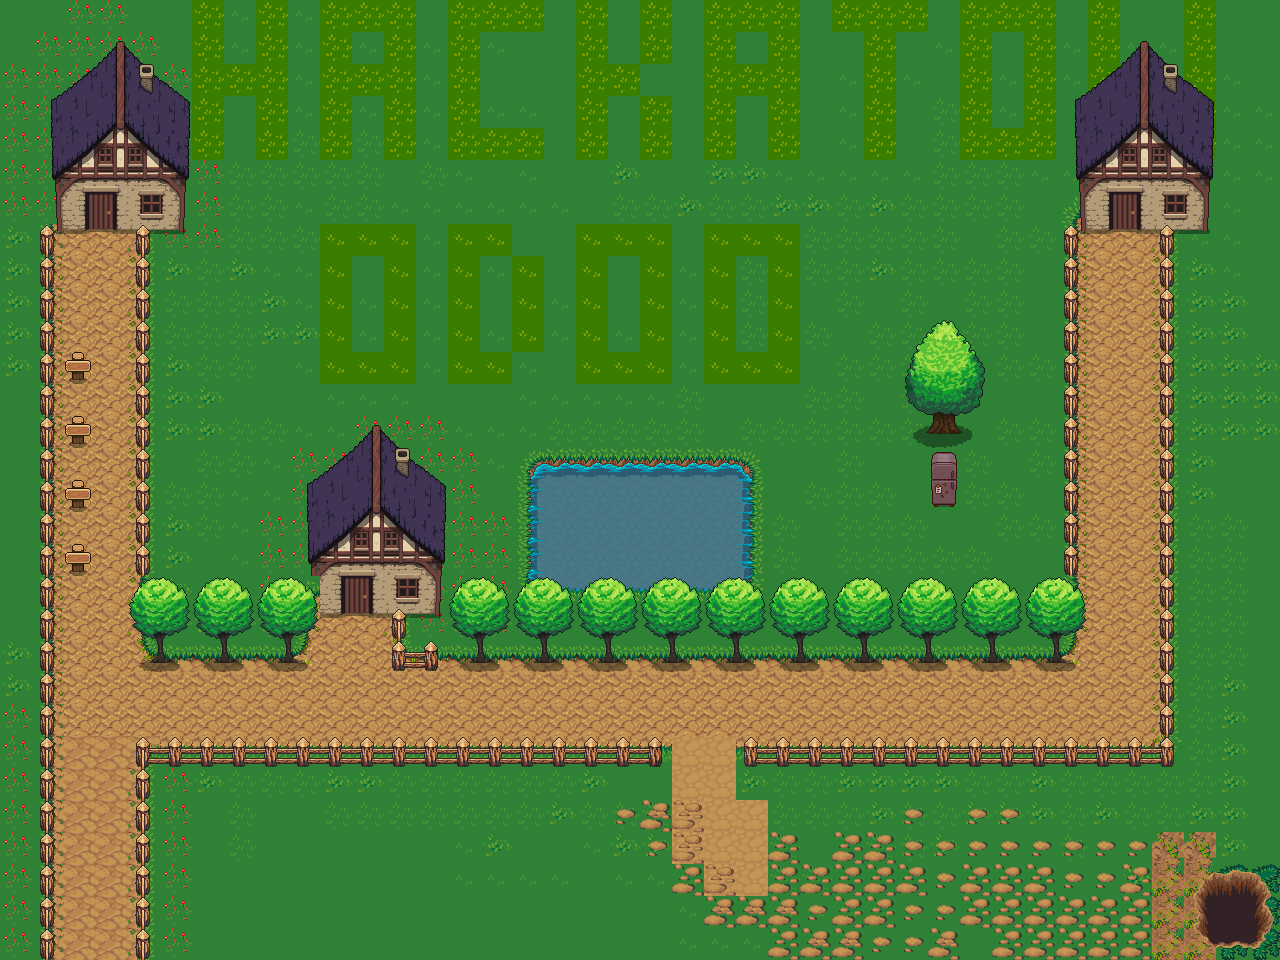

Tiled map render using the project's own tile images. Description and the map definition, with tile-layer contents summarised, below:
An orthogonal 40x30 tile map with 32x32 px tiles, 5 tile layers (Tile Layer 1, Tile Layer 2, Tile Layer 3, Tile Layer 4, ...), 11 tilesets and 37 objects (22x collision, 4x panel, player, enter_ice, class, ...).

<map version="1.10" tiledversion="1.10.0" orientation="orthogonal" renderorder="right-down" width="40" height="30" tilewidth="32" tileheight="32" infinite="0" nextlayerid="8" nextobjectid="64">
 <tileset firstgid="1" source="tiles.tsx" />
 <tileset firstgid="145" source="terrain_tiles_v2.tsx" />
 <tileset firstgid="305" source="fence_tiles.tsx" />
 <tileset firstgid="321" source="TopDownHouse_FurnitureState1.tsx" />
 <tileset firstgid="375" source="assets/tiles.tsx" />
 <tileset firstgid="519" source="interior.tsx" />
 <tileset firstgid="775" source="Outside_A2.tsx" />
 <tileset firstgid="967" source="Outside_A5.tsx" />
 <tileset firstgid="1095" source="terrain-v7.tsx" />
 <tileset firstgid="3143" source="cave.tsx" />
 <tileset firstgid="3223" source="assets/fence_tiles.tsx" />
 <layer id="1" name="Tile Layer 1" width="40" height="30">
  <data>[1200 cells, 1200 non-empty, 33 distinct tile ids]</data>
 </layer>
 <layer id="2" name="Tile Layer 2" width="40" height="30">
  <data>[1200 cells, 228 non-empty, 43 distinct tile ids]</data>
 </layer>
 <layer id="3" name="Tile Layer 3" width="40" height="30">
  <data>[1200 cells, 274 non-empty, 26 distinct tile ids]</data>
 </layer>
 <objectgroup id="5" name="Object Layer 1" visible="0">
  <object id="6" type="collision" x="128.359" y="231.151" width="29.7417" height="344.378" />
  <object id="8" type="collision" x="31.3682" y="226.036" width="29.523" height="538.795" />
  <object id="12" type="collision" x="753.76" y="738.075" width="426.239" height="28.6004" />
  <object id="15" type="collision" x="1057.29" y="227.881" width="27.6778" height="346.895" />
  <object id="17" type="collision" x="1152.32" y="232.494" width="27.6778" height="535.105" />
  <object id="18" type="collision" x="128.241" y="640.28" width="189.132" height="28.6004" />
  <object id="19" name="player" x="98.9261" y="264.82">
   <point />
  </object>
  <object id="20" type="collision" x="1076.67" y="113.479" width="28.6004" height="114.402" />
  <object id="21" type="collision" x="1107.11" y="113.479" width="104.253" height="74.7301" />
  <object id="23" type="collision" x="1144.94" y="190.977" width="63.659" height="37.8264" />
  <object id="28" name="enter_ice" x="928.62" y="449.729" width="30.4572" height="60.2663" />
  <object id="29" type="collision" x="320.598" y="512.067" width="24.9354" height="100.632" />
  <object id="30" type="collision" x="373.141" y="511.176" width="66.7913" height="103.304" />
  <object id="31" type="class" x="924.392" y="407.872" width="37.4032" height="22.2638" />
  <object id="32" name="enter_house_3" x="1108.74" y="190.578" width="32.9504" height="38.2937" />
  <object id="33" name="enter_house_1" x="85.4929" y="195.031" width="31.1693" height="34.7315" />
  <object id="34" name="exit_3" x="1121.64" y="261.618">
   <point />
  </object>
  <object id="36" name="exit_2" x="353.991" y="648.147">
   <point />
  </object>
  <object id="37" name="enter_house_2" x="344.643" y="576.187" width="27.6071" height="36.5126" />
  <object id="39" name="panel_one" type="panel" x="64.6924" y="543.452" width="25.8351" height="31.1948" />
  <object id="40" name="new_panel_one" type="panel" x="64.7827" y="351.637" width="26.1352" height="31.6175" />
  <object id="41" name="new_panel_two" type="panel" x="64.7271" y="415.23" width="26.8914" height="31.7617" />
  <object id="42" name="new_panel_three" type="panel" x="65.1608" y="480.212" width="26.3464" height="30.9497" />
  <object id="43" type="collision" x="-69.541" y="-14.8354" width="69.541" height="1052.39" />
  <object id="44" type="collision" x="1.78508" y="-39.2717" width="1347.73" height="39.2717" />
  <object id="46" type="collision" x="51.2457" y="129.205" width="33.2552" height="101.946" />
  <object id="47" type="collision" x="118.846" y="132.476" width="65.9652" height="97.5849" />
  <object id="48" type="collision" x="55.0619" y="133.021" width="87.2267" height="59.9684" />
  <object id="49" type="collision" x="1281.85" y="0" width="81.2102" height="1028.66" />
  <object id="50" type="collision" x="-7.96178" y="960.191" width="1359.87" height="76.4331" />
  <object id="54" type="collision" x="137.615" y="749.824" width="524.876" height="19.4072" />
  <object id="56" type="collision" x="32.3558" y="764.213" width="28.7607" height="197.216" />
  <object id="58" type="collision" x="136.995" y="752.268" width="16.8239" height="208.496" />
  <object id="59" name="exit_ice" x="941.877" y="561.975">
   <point />
  </object>
  <object id="60" name="spawn_player" x="95.4132" y="906.863">
   <point />
  </object>
  <object id="62" name="hole" x="1186.23" y="863.616" width="94.2456" height="94.2456" />
  <object id="63" type="collision" x="390.575" y="637.97" width="683.28" height="27.1862" />
 </objectgroup>
 <layer id="6" name="Tile Layer 4" width="40" height="30">
  <data>[1200 cells, 3 non-empty, 3 distinct tile ids]</data>
 </layer>
 <layer id="7" name="Tile Layer 5" width="40" height="30">
  <data>[1200 cells, 106 non-empty, 33 distinct tile ids]</data>
 </layer>
</map>
